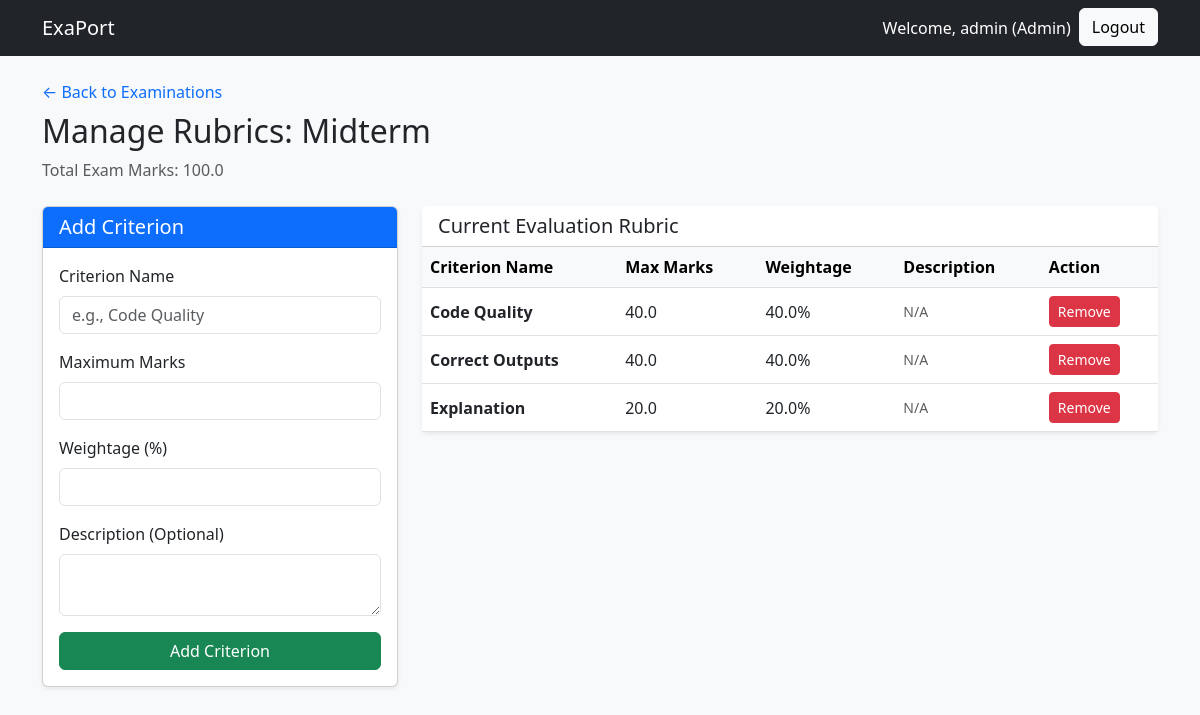
Screenshot of /admin/examination/1/rubrics (signed in) with the database file from the repository.
### models.py (models this page shows)
class User(db.Model, UserMixin):
    __tablename__ = 'users'
    id = db.Column(db.Integer, primary_key=True)
    username = db.Column(db.String(80), unique=True, nullable=False)
    password_hash = db.Column(db.String(256), nullable=False)
    role = db.Column(db.String(20), nullable=False) # 'Admin', 'Examiner', 'Student'
    examiner_profile = db.relationship('ExaminerProfile', backref='user', uselist=False, cascade="all, delete-orphan")
    slots = db.relationship('ExaminationSlot', backref='examiner', lazy=True)
    bookings = db.relationship('Booking', backref='student', lazy=True)

class Examination(db.Model):
    __tablename__ = 'examinations'
    exam_id = db.Column(db.Integer, primary_key=True)
    course_id = db.Column(db.Integer, db.ForeignKey('courses.course_id'), nullable=False)
    exam_name = db.Column(db.String(100), nullable=False)
    exam_type = db.Column(db.String(50), nullable=False) # Viva, Practical, Project Demo, Assessment
    duration = db.Column(db.Integer, nullable=False) # Duration in minutes
    max_marks = db.Column(db.Float, nullable=False)
    slot_creation_start_date = db.Column(db.DateTime, nullable=False)
    slot_creation_end_date = db.Column(db.DateTime, nullable=False)
    slot_booking_start_date = db.Column(db.DateTime, nullable=False)
    slot_booking_end_date = db.Column(db.DateTime, nullable=False)
    status = db.Column(db.String(20), default='Draft') # Draft, Slot Creation, Booking Open, Closed, Completed
    rubrics = db.relationship('ExaminationRubric', backref='examination', lazy=True, cascade="all, delete-orphan")
    slots = db.relationship('ExaminationSlot', backref='examination', lazy=True, cascade="all, delete-orphan")
    assigned_examiners = db.relationship('User', secondary=exam_assignments, lazy='subquery',
        backref=db.backref('assigned_exams', lazy=True))

class ExaminationRubric(db.Model):
    __tablename__ = 'examination_rubrics'
    rubric_id = db.Column(db.Integer, primary_key=True)
    examination_id = db.Column(db.Integer, db.ForeignKey('examinations.exam_id'), nullable=False)
    criterion_name = db.Column(db.String(100), nullable=False)
    max_marks = db.Column(db.Float, nullable=False)
    weightage = db.Column(db.Float, nullable=False)
    description = db.Column(db.Text, nullable=True)
    evaluations = db.relationship('Evaluation', backref='rubric', lazy=True)

### app.py (the view, shortened to what this page needs)
@app.route('/admin/examination/<int:exam_id>/rubrics', methods=['GET', 'POST'])
@login_required
@role_required('Admin')
def manage_rubrics(exam_id):
    exam = Examination.query.get_or_404(exam_id)
    rubrics = ExaminationRubric.query.filter_by(examination_id=exam.exam_id).all()
    return render_template('admin/manage_rubrics.html', exam=exam, rubrics=rubrics)

### app.py (called while the page is built)
@login_manager.user_loader
def load_user(user_id):
    return User.query.get(int(user_id))

def role_required(role):
    def decorator(f):
        @wraps(f)
        def decorated_function(*args, **kwargs):
            if not current_user.is_authenticated or current_user.role != role:
                abort(403) # Forbidden
            return f(*args, **kwargs)
        return decorated_function
    return decorator

### templates/admin/manage_rubrics.html
{% extends 'base.html' %}
{% block content %}
<div class="mb-4">
    <a href="{{ url_for('manage_examinations') }}" class="text-decoration-none">&larr; Back to Examinations</a>
    <h2 class="mt-2">Manage Rubrics: {{ exam.exam_name }}</h2>
    <p class="text-muted">Total Exam Marks: {{ exam.max_marks }}</p>
</div>
<div class="row g-4">
    <div class="col-md-4">
        <div class="card shadow-sm">
            <div class="card-header bg-primary text-white">
                <h5 class="mb-0">Add Criterion</h5>
            </div>
            <div class="card-body">
                <form action="{{ url_for('manage_rubrics', exam_id=exam.exam_id) }}" method="POST">
                    <div class="mb-3">
                        <label class="form-label">Criterion Name</label>
                        <input type="text" name="criterion_name" class="form-control" placeholder="e.g., Code Quality" required>
                    </div>
                    <div class="mb-3">
                        <label class="form-label">Maximum Marks</label>
                        <input type="number" step="0.5" name="max_marks" class="form-control" required>
                    </div>
                    <div class="mb-3">
                        <label class="form-label">Weightage (%)</label>
                        <input type="number" step="0.1" name="weightage" class="form-control" required>
                    </div>
                    <div class="mb-3">
                        <label class="form-label">Description (Optional)</label>
                        <textarea name="description" class="form-control" rows="2"></textarea>
                    </div>
                    <button type="submit" class="btn btn-success w-100">Add Criterion</button>
                </form>
            </div>
        </div>
    </div>
    <div class="col-md-8">
        <div class="card shadow-sm border-0">
            <div class="card-header bg-white">
                <h5 class="mb-0">Current Evaluation Rubric</h5>
            </div>
            <div class="card-body p-0">
                <div class="table-responsive">
                    <table class="table table-hover align-middle mb-0">
                        <thead class="table-light">
                            <tr>
                                <th>Criterion Name</th>
                                <th>Max Marks</th>
                                <th>Weightage</th>
                                <th>Description</th>
                                <th>Action</th>
                            </tr>
                        </thead>
                        <tbody>
                            {% for rubric in rubrics %}
                            <tr>
                                <td><strong>{{ rubric.criterion_name }}</strong></td>
                                <td>{{ rubric.max_marks }}</td>
                                <td>{{ rubric.weightage }}%</td>
                                <td class="text-muted small">{{ rubric.description or 'N/A' }}</td>
                                <td>
                                    <form action="{{ url_for('delete_rubric', rubric_id=rubric.rubric_id) }}" method="POST" class="d-inline">
                                        <button type="submit" class="btn btn-sm btn-danger" onclick="return confirm('Delete this criterion?');">Remove</button>
                                    </form>
                                </td>
                            </tr>
                            {% else %}
                            <tr>
                                <td colspan="5" class="text-center text-muted py-4">No rubric criteria added yet. Examiners will not be able to evaluate students.</td>
                            </tr>
                            {% endfor %}
                        </tbody>
                    </table>
                </div>
            </div>
        </div>
    </div>
</div>
{% endblock %}

### templates/base.html (shortened to what this page needs)
<!DOCTYPE html>
<html lang="en">
<head>
    <link href="https://cdn.jsdelivr.net/npm/bootstrap@5.3.0/dist/css/bootstrap.min.css" rel="stylesheet">
</head>
<body class="bg-light">
    <nav class="navbar navbar-expand-lg navbar-dark bg-dark mb-4">
        <div class="container">
            <a class="navbar-brand" href="/">ExaPort</a>
            <div class="collapse navbar-collapse" id="navbarNav">
                <ul class="navbar-nav ms-auto">
                    {% if current_user.is_authenticated %}
                        <li class="nav-item">
                            <span class="nav-link text-white">Welcome, {{ current_user.username }} ({{ current_user.role }})</span>
                        </li>
                        <li class="nav-item">
                            <a class="btn btn-light" href="{{ url_for('logout') }}">Logout</a>
                        </li>
                    {% else %}
                        <li class="nav-item">
                            <a class="btn btn-light" href="{{ url_for('login') }}">Login</a>
                        </li>
                    {% endif %}
                </ul>
            </div>
        </div>
    </nav>
    <div class="container">
        {% block content %}{% endblock %}
    </div>
</body>
</html>

### rows the page displays
User: username "admin", role "Admin"
Examination: exam_name "Midterm", max_marks "100.0"
ExaminationRubric: criterion_name "Code Quality", max_marks "40.0", weightage "40.0", description "N/A"
ExaminationRubric: criterion_name "Correct Outputs", max_marks "40.0", weightage "40.0", description "N/A"
ExaminationRubric: criterion_name "Explanation", max_marks "20.0", weightage "20.0", description "N/A"
